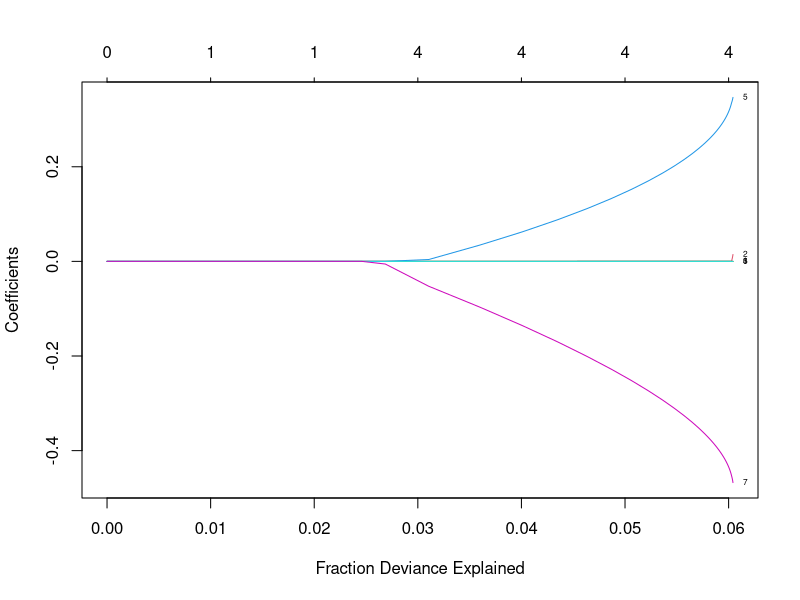
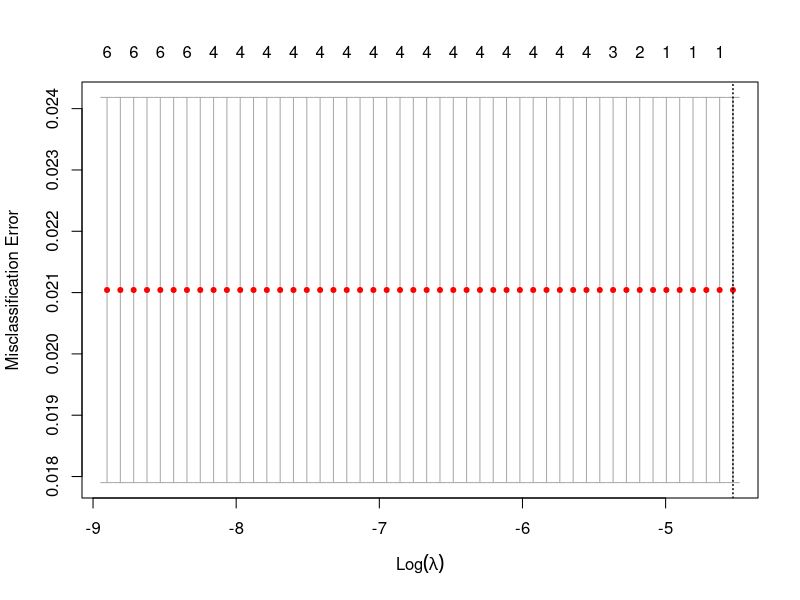

Here is the R script that generated these plots, in order:

#load the data 
setwd("~/1.WebSite/8.DataSci/LendingClub/2014-Now")
loans <- read.csv("small.csv", header=TRUE, stringsAsFactors=TRUE, skip=1)

#make the factors
loans$term <- as.factor(loans$term)
loans$int_rate <- as.factor(loans$int_rate)
loans$grade <- as.factor(loans$grade)
loans$sub_grade <- as.factor(loans$sub_grade)
loans$home_ownership <- as.factor(loans$home_ownership)
loans$loan_status <- as.factor(loans$loan_status)
loans$purpose <- as.factor(loans$purpose)
is.factor(loans$is_inc_v) #stringsAsFactor worked
loans$sub_grade <- as.factor(loans$sub_grade)
loans$grade <- as.factor(loans$grade)

summary(loans$last_fico_range_high)
summary(loans$loan_status)
summary(loans$current)
summary(loans$term)


vector <-1
for (i in seq(loans$loan_status)) {
  if (loans$loan_status[i] == "Current") {
    vector[i]<- 1
  }
  else{
    vector[i]<- 0
  }
}


summary(as.factor(vector))
loans$current <- as.factor(vector)

yreg <- cbind(loans$loan_amnt,loans$term,loans$last_fico_range_high,loans$installment,loans$home_ownership,loans$annual_inc,loans$is_inc_v)

x <- data.matrix(loans$current)
y <- data.matrix(yreg)

library(glmnet)
fit1=glmnet(y,x , family = "binomial")

plot(fit1, xvar = "dev", label = TRUE)

cvfit = cv.glmnet(y, x, family = "binomial", type.measure = "class")
plot(cvfit)

cvfit$lambda.min
coef(cvfit, s = "lambda.min")








